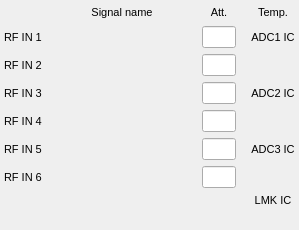
<?xml version="1.0" encoding="UTF-8"?>
<ui version="4.0">
 <class>Form</class>
 <widget class="QWidget" name="Form">
  <property name="geometry">
   <rect>
    <x>0</x>
    <y>0</y>
    <width>299</width>
    <height>230</height>
   </rect>
  </property>
  <property name="font">
   <font>
    <pointsize>8</pointsize>
   </font>
  </property>
  <property name="windowTitle">
   <string>Down Converter - ${DEV}</string>
  </property>
  <layout class="QGridLayout" name="gridLayout">
   <property name="leftMargin">
    <number>4</number>
   </property>
   <property name="topMargin">
    <number>4</number>
   </property>
   <property name="rightMargin">
    <number>4</number>
   </property>
   <property name="bottomMargin">
    <number>4</number>
   </property>
   <property name="horizontalSpacing">
    <number>15</number>
   </property>
   <item row="7" column="3">
    <widget class="QLabel" name="label_15">
     <property name="font">
      <font>
       <pointsize>8</pointsize>
      </font>
     </property>
     <property name="styleSheet">
      <string notr="true"/>
     </property>
     <property name="text">
      <string>ADC2 IC</string>
     </property>
     <property name="alignment">
      <set>Qt::AlignCenter</set>
     </property>
    </widget>
   </item>
   <item row="8" column="3">
    <widget class="PyDMLabel" name="PyDMLabel">
     <property name="sizePolicy">
      <sizepolicy hsizetype="Preferred" vsizetype="Preferred">
       <horstretch>1</horstretch>
       <verstretch>0</verstretch>
      </sizepolicy>
     </property>
     <property name="font">
      <font>
       <pointsize>8</pointsize>
      </font>
     </property>
     <property name="toolTip">
      <string/>
     </property>
     <property name="styleSheet">
      <string notr="true"/>
     </property>
     <property name="frameShape">
      <enum>QFrame::NoFrame</enum>
     </property>
     <property name="text">
      <string/>
     </property>
     <property name="scaledContents">
      <bool>true</bool>
     </property>
     <property name="alarmSensitiveContent" stdset="0">
      <bool>true</bool>
     </property>
     <property name="channel" stdset="0">
      <string>ca://${DEV}:DNC_TEMP2</string>
     </property>
    </widget>
   </item>
   <item row="10" column="3">
    <widget class="PyDMLabel" name="PyDMLabel_4">
     <property name="font">
      <font>
       <pointsize>8</pointsize>
      </font>
     </property>
     <property name="toolTip">
      <string/>
     </property>
     <property name="styleSheet">
      <string notr="true"/>
     </property>
     <property name="frameShape">
      <enum>QFrame::NoFrame</enum>
     </property>
     <property name="text">
      <string/>
     </property>
     <property name="scaledContents">
      <bool>true</bool>
     </property>
     <property name="alarmSensitiveContent" stdset="0">
      <bool>true</bool>
     </property>
     <property name="channel" stdset="0">
      <string>ca://${DEV}:DNC_TEMP1</string>
     </property>
    </widget>
   </item>
   <item row="9" column="3">
    <widget class="QLabel" name="label_16">
     <property name="font">
      <font>
       <pointsize>8</pointsize>
      </font>
     </property>
     <property name="styleSheet">
      <string notr="true"/>
     </property>
     <property name="text">
      <string>ADC3 IC</string>
     </property>
     <property name="alignment">
      <set>Qt::AlignCenter</set>
     </property>
    </widget>
   </item>
   <item row="4" column="3">
    <widget class="QLabel" name="label_17">
     <property name="sizePolicy">
      <sizepolicy hsizetype="Preferred" vsizetype="Preferred">
       <horstretch>1</horstretch>
       <verstretch>1</verstretch>
      </sizepolicy>
     </property>
     <property name="font">
      <font>
       <pointsize>8</pointsize>
      </font>
     </property>
     <property name="styleSheet">
      <string notr="true"/>
     </property>
     <property name="text">
      <string>Temp.</string>
     </property>
     <property name="alignment">
      <set>Qt::AlignCenter</set>
     </property>
    </widget>
   </item>
   <item row="8" column="0">
    <widget class="QLabel" name="label_10">
     <property name="font">
      <font>
       <pointsize>8</pointsize>
      </font>
     </property>
     <property name="styleSheet">
      <string notr="true"/>
     </property>
     <property name="text">
      <string>RF IN 4</string>
     </property>
    </widget>
   </item>
   <item row="6" column="3">
    <widget class="PyDMLabel" name="PyDMLabel_2">
     <property name="font">
      <font>
       <pointsize>8</pointsize>
      </font>
     </property>
     <property name="toolTip">
      <string/>
     </property>
     <property name="styleSheet">
      <string notr="true"/>
     </property>
     <property name="frameShape">
      <enum>QFrame::NoFrame</enum>
     </property>
     <property name="text">
      <string/>
     </property>
     <property name="scaledContents">
      <bool>true</bool>
     </property>
     <property name="alarmSensitiveContent" stdset="0">
      <bool>true</bool>
     </property>
     <property name="channel" stdset="0">
      <string>ca://${DEV}:DNC_TEMP3</string>
     </property>
    </widget>
   </item>
   <item row="8" column="1">
    <widget class="PyDMLabel" name="PyDMLabel_8">
     <property name="minimumSize">
      <size>
       <width>130</width>
       <height>0</height>
      </size>
     </property>
     <property name="maximumSize">
      <size>
       <width>16777215</width>
       <height>16777215</height>
      </size>
     </property>
     <property name="toolTip">
      <string/>
     </property>
     <property name="channel" stdset="0">
      <string>ca://${DEV}:DMOD_LABEL2</string>
     </property>
     <property name="displayFormat" stdset="0">
      <enum>PyDMLabel::String</enum>
     </property>
    </widget>
   </item>
   <item row="10" column="2">
    <widget class="PyDMLineEdit" name="PyDMLineEdit_5">
     <property name="minimumSize">
      <size>
       <width>30</width>
       <height>0</height>
      </size>
     </property>
     <property name="font">
      <font>
       <pointsize>8</pointsize>
      </font>
     </property>
     <property name="toolTip">
      <string/>
     </property>
     <property name="styleSheet">
      <string notr="true"/>
     </property>
     <property name="showUnits" stdset="0">
      <bool>true</bool>
     </property>
     <property name="alarmSensitiveContent" stdset="0">
      <bool>true</bool>
     </property>
     <property name="channel" stdset="0">
      <string>ca://${DEV}:DNC_ATTEN5</string>
     </property>
    </widget>
   </item>
   <item row="7" column="0">
    <widget class="QLabel" name="label_11">
     <property name="font">
      <font>
       <pointsize>8</pointsize>
      </font>
     </property>
     <property name="styleSheet">
      <string notr="true"/>
     </property>
     <property name="text">
      <string>RF IN 3</string>
     </property>
    </widget>
   </item>
   <item row="5" column="2">
    <widget class="PyDMLineEdit" name="PyDMLineEdit_2">
     <property name="minimumSize">
      <size>
       <width>30</width>
       <height>0</height>
      </size>
     </property>
     <property name="font">
      <font>
       <pointsize>8</pointsize>
      </font>
     </property>
     <property name="toolTip">
      <string/>
     </property>
     <property name="styleSheet">
      <string notr="true"/>
     </property>
     <property name="showUnits" stdset="0">
      <bool>true</bool>
     </property>
     <property name="alarmSensitiveContent" stdset="0">
      <bool>true</bool>
     </property>
     <property name="channel" stdset="0">
      <string>ca://${DEV}:DNC_ATTEN0</string>
     </property>
    </widget>
   </item>
   <item row="5" column="0">
    <widget class="QLabel" name="label_9">
     <property name="font">
      <font>
       <pointsize>8</pointsize>
      </font>
     </property>
     <property name="styleSheet">
      <string notr="true"/>
     </property>
     <property name="text">
      <string>RF IN 1</string>
     </property>
    </widget>
   </item>
   <item row="9" column="2">
    <widget class="PyDMLineEdit" name="PyDMLineEdit_6">
     <property name="minimumSize">
      <size>
       <width>30</width>
       <height>0</height>
      </size>
     </property>
     <property name="font">
      <font>
       <pointsize>8</pointsize>
      </font>
     </property>
     <property name="toolTip">
      <string/>
     </property>
     <property name="styleSheet">
      <string notr="true"/>
     </property>
     <property name="showUnits" stdset="0">
      <bool>true</bool>
     </property>
     <property name="alarmSensitiveContent" stdset="0">
      <bool>true</bool>
     </property>
     <property name="channel" stdset="0">
      <string>ca://${DEV}:DNC_ATTEN4</string>
     </property>
    </widget>
   </item>
   <item row="7" column="2">
    <widget class="PyDMLineEdit" name="PyDMLineEdit_4">
     <property name="minimumSize">
      <size>
       <width>30</width>
       <height>0</height>
      </size>
     </property>
     <property name="font">
      <font>
       <pointsize>8</pointsize>
      </font>
     </property>
     <property name="toolTip">
      <string/>
     </property>
     <property name="styleSheet">
      <string notr="true"/>
     </property>
     <property name="showUnits" stdset="0">
      <bool>true</bool>
     </property>
     <property name="alarmSensitiveContent" stdset="0">
      <bool>true</bool>
     </property>
     <property name="channel" stdset="0">
      <string>ca://${DEV}:DNC_ATTEN2</string>
     </property>
    </widget>
   </item>
   <item row="9" column="0">
    <widget class="QLabel" name="label_13">
     <property name="font">
      <font>
       <pointsize>8</pointsize>
      </font>
     </property>
     <property name="styleSheet">
      <string notr="true"/>
     </property>
     <property name="text">
      <string>RF IN 5</string>
     </property>
    </widget>
   </item>
   <item row="10" column="1">
    <widget class="PyDMLabel" name="PyDMLabel_10">
     <property name="minimumSize">
      <size>
       <width>130</width>
       <height>0</height>
      </size>
     </property>
     <property name="maximumSize">
      <size>
       <width>16777215</width>
       <height>16777215</height>
      </size>
     </property>
     <property name="toolTip">
      <string/>
     </property>
     <property name="channel" stdset="0">
      <string>ca://${DEV}:DMOD_LABEL4</string>
     </property>
     <property name="displayFormat" stdset="0">
      <enum>PyDMLabel::String</enum>
     </property>
    </widget>
   </item>
   <item row="5" column="1">
    <widget class="PyDMLabel" name="PyDMLabel_5">
     <property name="minimumSize">
      <size>
       <width>130</width>
       <height>0</height>
      </size>
     </property>
     <property name="maximumSize">
      <size>
       <width>16777215</width>
       <height>16777215</height>
      </size>
     </property>
     <property name="toolTip">
      <string/>
     </property>
     <property name="channel" stdset="0">
      <string>ca://${DEV}:DMOD_LABEL1</string>
     </property>
     <property name="displayFormat" stdset="0">
      <enum>PyDMLabel::String</enum>
     </property>
    </widget>
   </item>
   <item row="4" column="2">
    <widget class="QLabel" name="label">
     <property name="sizePolicy">
      <sizepolicy hsizetype="Preferred" vsizetype="Preferred">
       <horstretch>1</horstretch>
       <verstretch>1</verstretch>
      </sizepolicy>
     </property>
     <property name="font">
      <font>
       <pointsize>8</pointsize>
      </font>
     </property>
     <property name="styleSheet">
      <string notr="true"/>
     </property>
     <property name="text">
      <string>Att.</string>
     </property>
     <property name="alignment">
      <set>Qt::AlignCenter</set>
     </property>
    </widget>
   </item>
   <item row="10" column="0">
    <widget class="QLabel" name="label_12">
     <property name="font">
      <font>
       <pointsize>8</pointsize>
      </font>
     </property>
     <property name="styleSheet">
      <string notr="true"/>
     </property>
     <property name="text">
      <string>RF IN 6</string>
     </property>
    </widget>
   </item>
   <item row="6" column="1">
    <widget class="PyDMLabel" name="PyDMLabel_6">
     <property name="minimumSize">
      <size>
       <width>130</width>
       <height>0</height>
      </size>
     </property>
     <property name="maximumSize">
      <size>
       <width>16777215</width>
       <height>16777215</height>
      </size>
     </property>
     <property name="toolTip">
      <string/>
     </property>
     <property name="channel" stdset="0">
      <string>ca://${DEV}:DMOD_LABEL0</string>
     </property>
     <property name="displayFormat" stdset="0">
      <enum>PyDMLabel::String</enum>
     </property>
    </widget>
   </item>
   <item row="12" column="3">
    <widget class="PyDMLabel" name="PyDMLabel_3">
     <property name="font">
      <font>
       <pointsize>8</pointsize>
      </font>
     </property>
     <property name="toolTip">
      <string/>
     </property>
     <property name="styleSheet">
      <string notr="true"/>
     </property>
     <property name="frameShape">
      <enum>QFrame::NoFrame</enum>
     </property>
     <property name="text">
      <string/>
     </property>
     <property name="scaledContents">
      <bool>true</bool>
     </property>
     <property name="alarmSensitiveContent" stdset="0">
      <bool>true</bool>
     </property>
     <property name="channel" stdset="0">
      <string>ca://${DEV}:DNC_TEMP0</string>
     </property>
    </widget>
   </item>
   <item row="5" column="3">
    <widget class="QLabel" name="label_14">
     <property name="font">
      <font>
       <pointsize>8</pointsize>
      </font>
     </property>
     <property name="styleSheet">
      <string notr="true"/>
     </property>
     <property name="text">
      <string>ADC1 IC</string>
     </property>
     <property name="alignment">
      <set>Qt::AlignCenter</set>
     </property>
    </widget>
   </item>
   <item row="4" column="1">
    <widget class="QLabel" name="label_2">
     <property name="sizePolicy">
      <sizepolicy hsizetype="Preferred" vsizetype="Preferred">
       <horstretch>1</horstretch>
       <verstretch>1</verstretch>
      </sizepolicy>
     </property>
     <property name="font">
      <font>
       <pointsize>8</pointsize>
      </font>
     </property>
     <property name="styleSheet">
      <string notr="true"/>
     </property>
     <property name="text">
      <string>Signal name</string>
     </property>
     <property name="alignment">
      <set>Qt::AlignCenter</set>
     </property>
    </widget>
   </item>
   <item row="7" column="1">
    <widget class="PyDMLabel" name="PyDMLabel_7">
     <property name="minimumSize">
      <size>
       <width>130</width>
       <height>0</height>
      </size>
     </property>
     <property name="maximumSize">
      <size>
       <width>16777215</width>
       <height>16777215</height>
      </size>
     </property>
     <property name="toolTip">
      <string/>
     </property>
     <property name="channel" stdset="0">
      <string>ca://${DEV}:DMOD_LABEL3</string>
     </property>
     <property name="displayFormat" stdset="0">
      <enum>PyDMLabel::String</enum>
     </property>
    </widget>
   </item>
   <item row="8" column="2">
    <widget class="PyDMLineEdit" name="PyDMLineEdit_3">
     <property name="minimumSize">
      <size>
       <width>30</width>
       <height>0</height>
      </size>
     </property>
     <property name="font">
      <font>
       <pointsize>8</pointsize>
      </font>
     </property>
     <property name="toolTip">
      <string/>
     </property>
     <property name="styleSheet">
      <string notr="true"/>
     </property>
     <property name="showUnits" stdset="0">
      <bool>true</bool>
     </property>
     <property name="alarmSensitiveContent" stdset="0">
      <bool>true</bool>
     </property>
     <property name="channel" stdset="0">
      <string>ca://${DEV}:DNC_ATTEN3</string>
     </property>
    </widget>
   </item>
   <item row="6" column="0">
    <widget class="QLabel" name="label_8">
     <property name="sizePolicy">
      <sizepolicy hsizetype="Preferred" vsizetype="Preferred">
       <horstretch>0</horstretch>
       <verstretch>0</verstretch>
      </sizepolicy>
     </property>
     <property name="font">
      <font>
       <pointsize>8</pointsize>
      </font>
     </property>
     <property name="styleSheet">
      <string notr="true"/>
     </property>
     <property name="text">
      <string>RF IN 2</string>
     </property>
    </widget>
   </item>
   <item row="9" column="1">
    <widget class="PyDMLabel" name="PyDMLabel_9">
     <property name="minimumSize">
      <size>
       <width>130</width>
       <height>0</height>
      </size>
     </property>
     <property name="maximumSize">
      <size>
       <width>16777215</width>
       <height>16777215</height>
      </size>
     </property>
     <property name="toolTip">
      <string/>
     </property>
     <property name="channel" stdset="0">
      <string>ca://${DEV}:DMOD_LABEL5</string>
     </property>
     <property name="displayFormat" stdset="0">
      <enum>PyDMLabel::String</enum>
     </property>
    </widget>
   </item>
   <item row="6" column="2">
    <widget class="PyDMLineEdit" name="PyDMLineEdit">
     <property name="minimumSize">
      <size>
       <width>30</width>
       <height>0</height>
      </size>
     </property>
     <property name="font">
      <font>
       <pointsize>8</pointsize>
      </font>
     </property>
     <property name="toolTip">
      <string/>
     </property>
     <property name="styleSheet">
      <string notr="true"/>
     </property>
     <property name="showUnits" stdset="0">
      <bool>true</bool>
     </property>
     <property name="alarmSensitiveContent" stdset="0">
      <bool>true</bool>
     </property>
     <property name="channel" stdset="0">
      <string>ca://${DEV}:DNC_ATTEN1</string>
     </property>
    </widget>
   </item>
   <item row="11" column="3">
    <widget class="QLabel" name="label_18">
     <property name="font">
      <font>
       <pointsize>8</pointsize>
      </font>
     </property>
     <property name="styleSheet">
      <string notr="true"/>
     </property>
     <property name="text">
      <string>LMK IC</string>
     </property>
     <property name="alignment">
      <set>Qt::AlignCenter</set>
     </property>
    </widget>
   </item>
  </layout>
 </widget>
 <customwidgets>
  <customwidget>
   <class>PyDMLabel</class>
   <extends>QLabel</extends>
   <header>pydm.widgets.label</header>
  </customwidget>
  <customwidget>
   <class>PyDMLineEdit</class>
   <extends>QLineEdit</extends>
   <header>pydm.widgets.line_edit</header>
  </customwidget>
 </customwidgets>
 <resources/>
 <connections/>
</ui>
